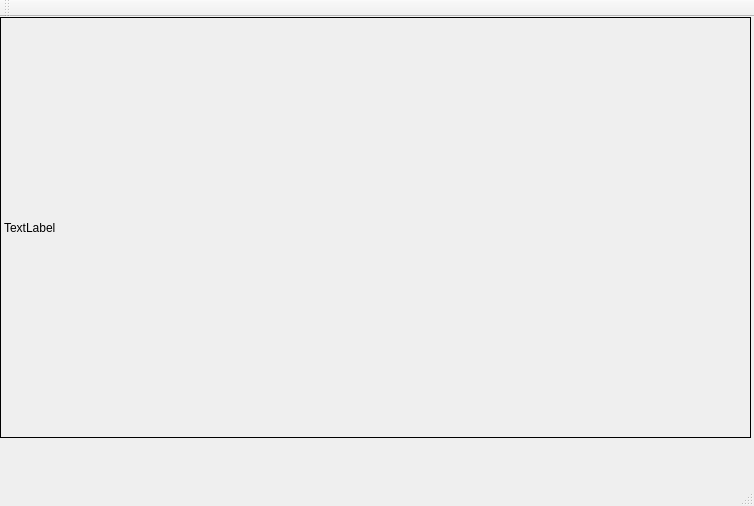
<?xml version="1.0" encoding="UTF-8"?>
<ui version="4.0">
 <class>MainWindow</class>
 <widget class="QMainWindow" name="MainWindow">
  <property name="geometry">
   <rect>
    <x>0</x>
    <y>0</y>
    <width>754</width>
    <height>506</height>
   </rect>
  </property>
  <property name="windowTitle">
   <string>MainWindow</string>
  </property>
  <widget class="QWidget" name="centralWidget">
   <widget class="QLabel" name="drawing_area">
    <property name="geometry">
     <rect>
      <x>0</x>
      <y>0</y>
      <width>751</width>
      <height>421</height>
     </rect>
    </property>
    <property name="frameShape">
     <enum>QFrame::Box</enum>
    </property>
    <property name="text">
     <string>TextLabel</string>
    </property>
   </widget>
  </widget>
  <widget class="QMenuBar" name="menuBar">
   <property name="geometry">
    <rect>
     <x>0</x>
     <y>0</y>
     <width>754</width>
     <height>21</height>
    </rect>
   </property>
  </widget>
  <widget class="QToolBar" name="mainToolBar">
   <attribute name="toolBarArea">
    <enum>TopToolBarArea</enum>
   </attribute>
   <attribute name="toolBarBreak">
    <bool>false</bool>
   </attribute>
  </widget>
  <widget class="QStatusBar" name="statusBar"/>
 </widget>
 <layoutdefault spacing="6" margin="11"/>
 <resources/>
 <connections/>
</ui>
